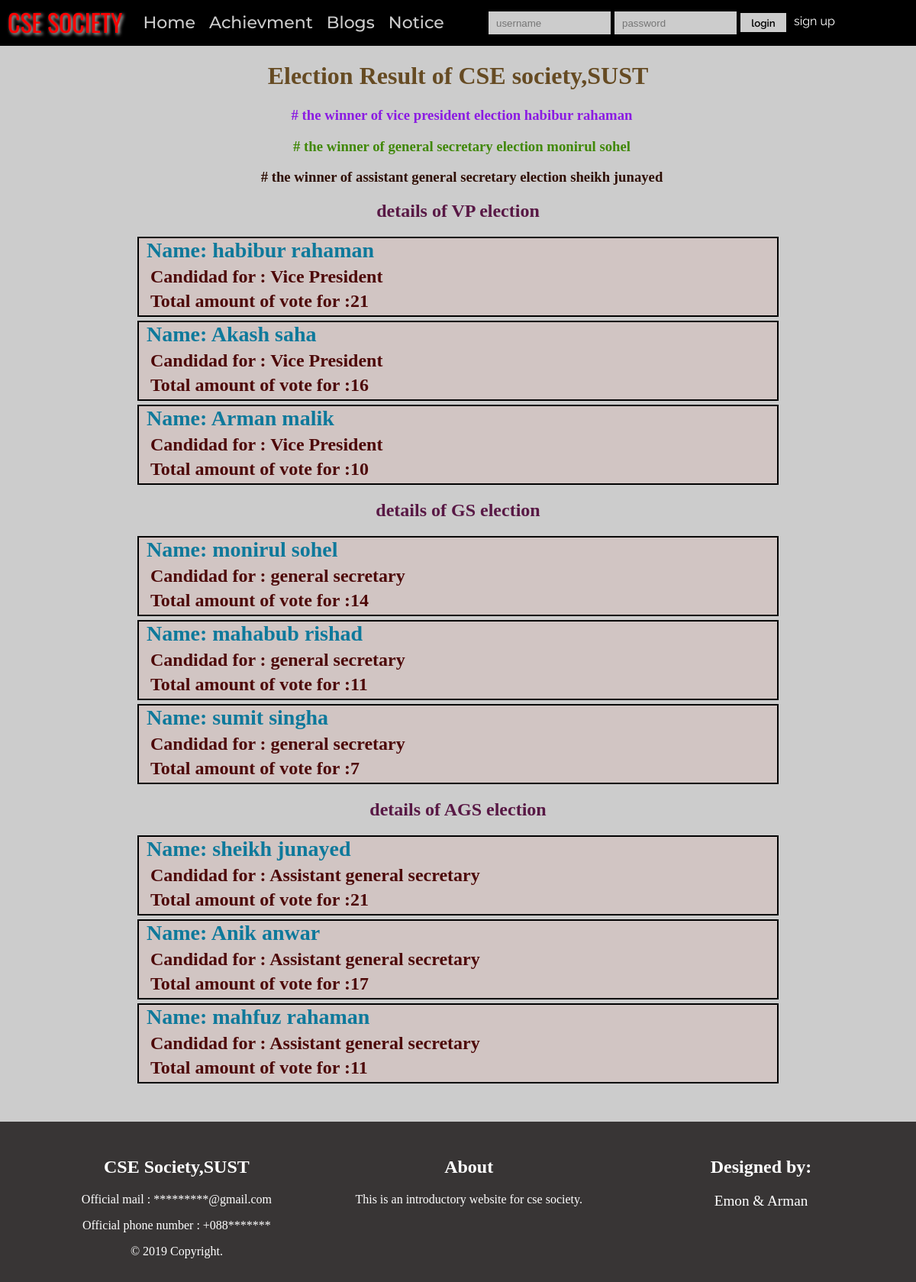
/goforresult.php, run on the app's committed database.
### tables this page shows
CREATE TABLE IF NOT EXISTS `voteforpresident` (
  `president_reg` varchar(15) NOT NULL,
  `president_name` varchar(50) NOT NULL,
  `president_image` longblob,
  `vote_count_for_president` int(11) NOT NULL,
  PRIMARY KEY (`president_reg`)
);

CREATE TABLE IF NOT EXISTS `voteforgs` (
  `gs_reg` int(11) NOT NULL,
  `gs_name` text NOT NULL,
  `gs_image` longblob,
  `vote_count_for_gs` int(11) NOT NULL,
  PRIMARY KEY (`gs_reg`)
);

CREATE TABLE IF NOT EXISTS `voteforags` (
  `ags_reg` int(11) NOT NULL,
  `ags_name` text NOT NULL,
  `ags_image` longblob,
  `vote_count_for_ags` int(11) NOT NULL,
  PRIMARY KEY (`ags_reg`)
);

### goforresult.php (the view, shortened to what this page needs)
<?php
	include_once 'includes/dbh.inc.php';
?>
<?php
	include_once 'header.php';
?>
        <h1 style="text-align:center; padding-left:0px; color:#664B23"> Election Result of CSE society,SUST</h1>
        <?php
			$sql="SELECT * from voteforpresident ORDER BY vote_count_for_president DESC; ";
			$resultvote = mysqli_query($connct,$sql);
			$vpchamp=mysqli_fetch_array($resultvote);
		?>
		<?php
			$sql="SELECT * from voteforgs ORDER BY vote_count_for_gs DESC; ";
			$resultvote = mysqli_query($connct,$sql);
			$gschamp=mysqli_fetch_array($resultvote);
		?>
		<?php
			$sql="SELECT * from voteforags ORDER BY vote_count_for_ags DESC; ";
			$resultvote = mysqli_query($connct,$sql);
			$agschamp=mysqli_fetch_array($resultvote);
		?>
		<div>
			<h3 style="text-align:center; padding-left:10px; color:#8B1CE2"># the winner of vice president election <?php echo $vpchamp['president_name'];?> </h3>
			<h3 style="text-align:center; padding-left:10px; color: #408808"># the winner of general secretary election <?php echo $gschamp['gs_name'];?> </h3>
			<h3 style="text-align:center; padding-left:10px; color:#2E0E04"># the winner of assistant general secretary election <?php echo $agschamp['ags_name'];?> </h3>
		</div>
        <?php
			$sql="SELECT * from voteforpresident ORDER BY vote_count_for_president DESC; ";
			$resultvote = mysqli_query($connct,$sql);
		?>
		<div class="showposts">
			<h2 style="text-align:center; padding-left:0px; color:#581845"> details of VP election</h2>
			<?php
			    while($rowvote=mysqli_fetch_array($resultvote)){
			    	echo '<div class="singlepost">';
						echo '<div class="posttitle"> Name: ' . $rowvote['president_name'] . '</div>';
						echo '<div class="postusername">Candidad for : Vice President</div>';
						echo '<div class="postusername">Total amount of vote for :' . $rowvote['vote_count_for_president'].'</div>';
			        	echo '</div>';
				    }
		    ?>
		</div>
		<?php
			$sql="SELECT * from voteforgs ORDER BY vote_count_for_gs DESC; ";
			$resultvote = mysqli_query($connct,$sql);
		?>
		<div class="showposts">
			<h2 style="text-align:center; padding-left:0px; color:#581845"> details of GS election</h2>
			<?php
			    while($rowvote=mysqli_fetch_array($resultvote)){
			    	echo '<div class="singlepost">';
						echo '<div class="posttitle"> Name: ' . $rowvote['gs_name'] . '</div>';
						echo '<div class="postusername">Candidad for : general secretary</div>';
						echo '<div class="postusername">Total amount of vote for :' . $rowvote['vote_count_for_gs'].'</div>';
			        	echo '</div>';
				    }
		    ?>
		</div>
		<?php
			$sql="SELECT * from voteforags ORDER BY vote_count_for_ags DESC; ";
			$resultvote = mysqli_query($connct,$sql);
		?>
		<div class="showposts">
			<h2 style="text-align:center; padding-left:0px; color:#581845"> details of AGS election</h2>
			<?php
			    while($rowvote=mysqli_fetch_array($resultvote)){
			    	echo '<div class="singlepost">';
						echo '<div class="posttitle"> Name: ' . $rowvote['ags_name'] . '</div>';
						echo '<div class="postusername">Candidad for : Assistant general secretary</div>';
						echo '<div class="postusername">Total amount of vote for :' . $rowvote['vote_count_for_ags'].'</div>';
			        	echo '</div>';
				    }
		    ?>
		</div>
<?php
	include_once 'footer.php';
?>

### style.css (style rules this page uses)
body { margin: 0; background-color: #ccc; }
.singlepost { float: center; text-align: left; background-color: #D1C5C3; border: 2px solid black; margin-bottom: 5px; }
.showposts { height: auto; width: 70%; float: center; margin: 0px auto; }
.posttitle { color: #0E799B; font-size: 28px; font-weight: bolder; text-align: left; padding-bottom: 5px; padding-left: 10px; }
.postusername { color: #4D0808; font-size: 24px; font-weight: bold; text-align: left; padding-left: 15px; padding-bottom: 5px; }

### data on the page
voteforpresident: president_name "habibur rahaman", vote_count_for_president "21"
voteforgs: gs_name "monirul sohel", vote_count_for_gs "14"
voteforags: ags_name "sheikh junayed", vote_count_for_ags "21"
voteforpresident: president_name "Akash saha", vote_count_for_president "16"
voteforpresident: president_name "Arman malik", vote_count_for_president "10"
voteforgs: gs_name "mahabub rishad", vote_count_for_gs "11"
voteforgs: gs_name "sumit singha", vote_count_for_gs "7"
voteforags: ags_name "Anik anwar", vote_count_for_ags "17"
voteforags: ags_name "mahfuz rahaman", vote_count_for_ags "11"
